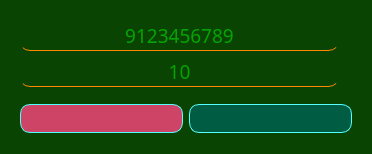
<?xml version="1.0" encoding="UTF-8"?>
<ui version="4.0">
 <class>Form</class>
 <widget class="QWidget" name="Form">
  <property name="geometry">
   <rect>
    <x>0</x>
    <y>0</y>
    <width>372</width>
    <height>154</height>
   </rect>
  </property>
  <property name="styleSheet">
   <string notr="true">QWidget{
background-color: rgb(9, 68, 3);
border-radius: 15px;
}


QLabel {
color:    rgb(255, 255, 0)  ;
}

QLineEdit{
background-color: rgba(0, 0, 0, 0);
color:rgb(4, 255, 0);
    border-style: solid;
    border-bottom-width: 1px;
	border-bottom-color: rgb(255, 136, 0);
   border-radius: 10px;

}</string>
  </property>
  <layout class="QGridLayout" name="gridLayout_2">
   <item row="0" column="0">
    <widget class="QFrame" name="frame">
     <property name="styleSheet">
      <string notr="true">QToolTip {
background-color: rgba(0, 0, 0, 0);
    border: 1px solid darkkhaki;
    border-radius: 5px;
    opacity: 0.5;
color:  rgb(0, 255, 0);
}</string>
     </property>
     <property name="frameShape">
      <enum>QFrame::StyledPanel</enum>
     </property>
     <property name="frameShadow">
      <enum>QFrame::Raised</enum>
     </property>
     <layout class="QGridLayout" name="gridLayout_4">
      <item row="0" column="0">
       <layout class="QGridLayout" name="gridLayout">
        <item row="0" column="0">
         <widget class="QLineEdit" name="generate_num">
          <property name="minimumSize">
           <size>
            <width>250</width>
            <height>0</height>
           </size>
          </property>
          <property name="font">
           <font>
            <family>B Nazanin</family>
            <pointsize>14</pointsize>
            <weight>50</weight>
            <italic>false</italic>
            <bold>false</bold>
           </font>
          </property>
          <property name="styleSheet">
           <string notr="true"/>
          </property>
          <property name="alignment">
           <set>Qt::AlignCenter</set>
          </property>
          <property name="placeholderText">
           <string>9123456789</string>
          </property>
         </widget>
        </item>
        <item row="0" column="1">
         <widget class="QLabel" name="label">
          <property name="font">
           <font>
            <pointsize>9</pointsize>
            <weight>75</weight>
            <bold>true</bold>
           </font>
          </property>
          <property name="styleSheet">
           <string notr="true">QLabel {
color:    rgb(255, 255, 0)  ;
}</string>
          </property>
         </widget>
        </item>
        <item row="1" column="0">
         <widget class="QLineEdit" name="generate_count">
          <property name="minimumSize">
           <size>
            <width>250</width>
            <height>0</height>
           </size>
          </property>
          <property name="font">
           <font>
            <family>B Nazanin</family>
            <pointsize>14</pointsize>
            <weight>50</weight>
            <italic>false</italic>
            <bold>false</bold>
           </font>
          </property>
          <property name="alignment">
           <set>Qt::AlignCenter</set>
          </property>
          <property name="placeholderText">
           <string>10</string>
          </property>
         </widget>
        </item>
        <item row="1" column="1">
         <widget class="QLabel" name="label_2">
          <property name="font">
           <font>
            <pointsize>9</pointsize>
            <weight>75</weight>
            <bold>true</bold>
           </font>
          </property>
         </widget>
        </item>
       </layout>
      </item>
      <item row="1" column="0">
       <layout class="QGridLayout" name="gridLayout_3">
        <property name="topMargin">
         <number>10</number>
        </property>
        <item row="0" column="0">
         <widget class="QPushButton" name="btn_g_cancel">
          <property name="font">
           <font>
            <family>B Nazanin</family>
            <pointsize>14</pointsize>
            <weight>50</weight>
            <italic>false</italic>
            <bold>false</bold>
           </font>
          </property>
          <property name="styleSheet">
           <string notr="true">QPushButton:hover:!pressed
{
  border: 2px solid rgb(255, 85, 0);
background-color: rgb(255, 170, 127);
	color: rgb(255, 0, 0);
}
QPushButton{
background-color: rgb(205, 68, 102);
color: rgb(255, 255, 127);
border: 1px solid  #55ffff;;
border-radius: 10px;
}</string>
          </property>
         </widget>
        </item>
        <item row="0" column="1">
         <widget class="QPushButton" name="btn_g_ok">
          <property name="font">
           <font>
            <family>B Nazanin</family>
            <pointsize>14</pointsize>
            <weight>50</weight>
            <italic>false</italic>
            <bold>false</bold>
           </font>
          </property>
          <property name="styleSheet">
           <string notr="true">QPushButton:hover:!pressed
{
  border: 2px solid rgb(255, 85, 0);
	background-color: rgb(129, 125, 255);
	color: rgb(85, 255, 255);
}
QPushButton{
background-color: rgb(0, 92, 67);
color: rgb(255, 255, 127);
border: 1px solid  #55ffff;;
border-radius: 10px;
}</string>
          </property>
          <property name="autoDefault">
           <bool>true</bool>
          </property>
          <property name="default">
           <bool>true</bool>
          </property>
         </widget>
        </item>
       </layout>
      </item>
     </layout>
    </widget>
   </item>
  </layout>
 </widget>
 <tabstops>
  <tabstop>generate_num</tabstop>
  <tabstop>generate_count</tabstop>
  <tabstop>btn_g_ok</tabstop>
  <tabstop>btn_g_cancel</tabstop>
 </tabstops>
 <resources/>
 <connections/>
</ui>
